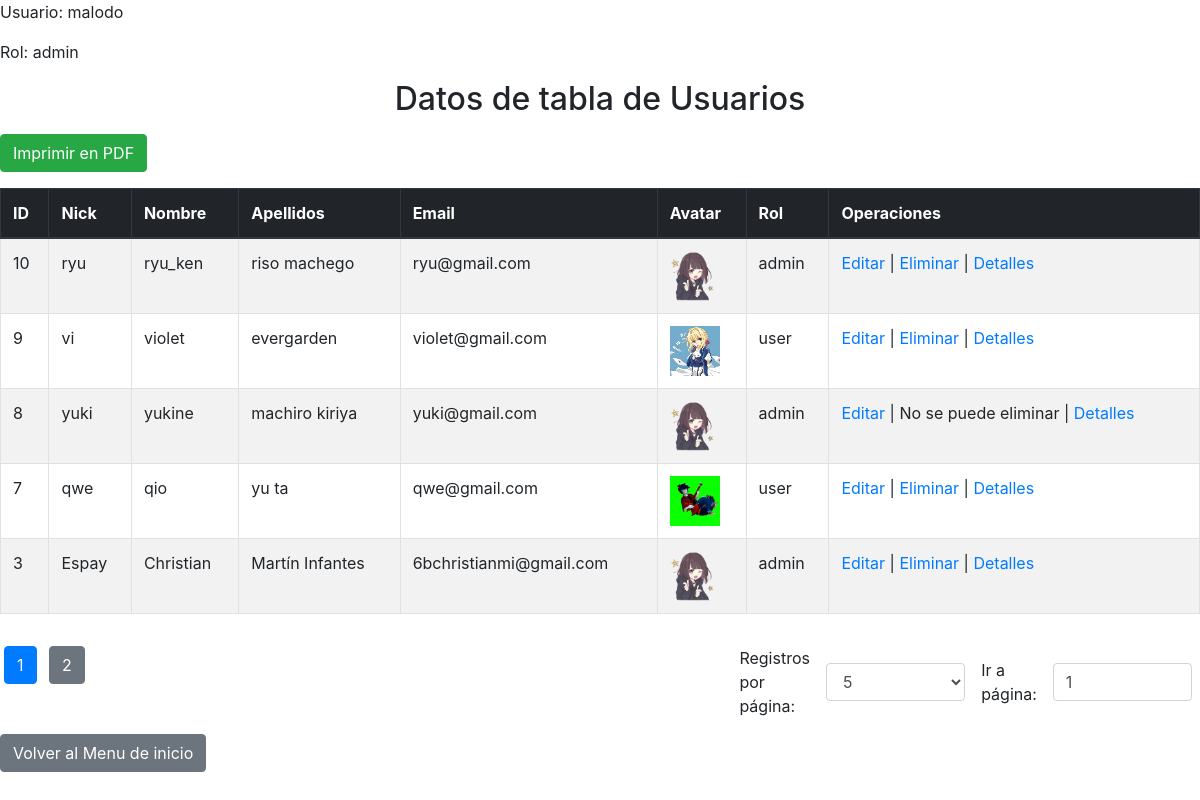
/ficherosDelproyecto/manejo_usuario/listar_usuarios.php (signed in), run on the app's committed database.
### tables this page shows
CREATE TABLE `usuarios` (
  `IDUSER` int(5) NOT NULL,
  `NICK` varchar(40) NOT NULL,
  `NOMBRE` varchar(40) NOT NULL,
  `APELLIDOS` varchar(40) NOT NULL,
  `EMAIL` varchar(40) NOT NULL,
  `CONTRASENIA` varchar(40) NOT NULL,
  `AVATAR` varchar(50) NOT NULL,
  `ROL` varchar(40) NOT NULL
);

### ficherosDelproyecto/manejo_usuario/listar_usuarios.php (the view, shortened to what this page needs)
<!DOCTYPE html>
<html lang="es">
<head>
    <link rel="stylesheet" href="https://maxcdn.bootstrapcdn.com/bootstrap/4.0.0-beta.2/css/bootstrap.min.css"
        integrity="sha384-
        PsH8R72JQ3SOdhVi3uxftmaW6Vc51MKb0q5P2rRUpPvrszuE4W1povHYgTpB
        fshb">
</head>
<body>
    <?php include '../conexion.php'; ?>
    <?php include '../login//datos_del_login.php'; ?>
    <h2 class="mt-3 mb-3 d-flex justify-content-center align-items-center flex-column"> Datos de tabla de Usuarios</h2>
    <button class="btn btn-success mb-3" onclick="generarPDF()">Imprimir en PDF</button>
    <?php
    $resultadosPorPagina = isset($_GET['registrosPorPagina']) ? (int)$_GET['registrosPorPagina'] : 5;
    $totalRegistros = $conexion->query("SELECT COUNT(*) FROM USUARIOS")->fetchColumn();
    $totalPaginas = ceil($totalRegistros / $resultadosPorPagina);
    $paginaActual = isset($_GET['pagina']) ? (int)$_GET['pagina'] : 1;
    $paginaActual = max(1, min($totalPaginas, $paginaActual));
    $inicio = ($paginaActual - 1) * $resultadosPorPagina;
    try {
        $query = $conexion->prepare("SELECT * FROM USUARIOS ORDER BY IDUSER DESC LIMIT :inicio, :resultadosPorPagina");
        $query->bindParam(':inicio', $inicio, PDO::PARAM_INT);
        $query->bindParam(':resultadosPorPagina', $resultadosPorPagina, PDO::PARAM_INT);
        $query->execute();
        if ($query->rowCount() > 0) :
    ?>
    <div id="tabla-usuarios" class="table-responsive">
        <table class="table table-bordered table-striped">
            <thead class="thead-dark">
                <tr>
                    <th>ID</th>
                    <th>Nick</th>
                    <th>Nombre</th>
                    <th>Apellidos</th>
                    <th>Email</th>
                    <th>Avatar</th>
                    <th>Rol</th>
                    <th>Operaciones</th>
                </tr>
            </thead>
            <tbody>
                <?php
                    while ($usuario = $query->fetch(PDO::FETCH_ASSOC)) :
                ?>
                <tr>
                    <td><?= $usuario['IDUSER'] ?></td>
                    <td><?= $usuario['NICK'] ?></td>
                    <td><?= $usuario['NOMBRE'] ?></td>
                    <td><?= $usuario['APELLIDOS'] ?></td>
                    <td><?= $usuario['EMAIL'] ?></td>
                    <td><img src="../imagenes/<?= $usuario['AVATAR'] ?>" alt="Avatar"
                            style="max-width: 50px; max-height: 50px;"></td>
                    <td><?= $usuario['ROL'] ?></td>
                    <td>
                        <a href="editar_usuario/editar_usuario.php?id=<?= $usuario['IDUSER'] ?>">Editar</a> |
                        <?php
                            $puedeEliminar = puedeEliminarUsuario($conexion, $usuario['IDUSER']);
                            if ($_SESSION['usuario_rol'] == 'admin' && $puedeEliminar) :
                        ?>
                        <a href="javascript:void(0);" onclick="confirmarEliminar(<?= $usuario['IDUSER'] ?>)">Eliminar</a> |
                        <?php else : ?>
                        No se puede eliminar |
                        <?php endif; ?>
                        <a href="detalle_usuario.php?id=<?= $usuario['IDUSER'] ?>">Detalles</a>
                    </td>
                </tr>
                <?php endwhile; ?>
            </tbody>
        </table>
    </div>
    <div class="d-flex justify-content-between my-3">
        <div>
            <?php for ($i = 1; $i <= $totalPaginas; $i++) :
                $claseActiva = ($i == $paginaActual) ? 'btn-primary' : 'btn-secondary';
            ?>
            <a class="btn <?= $claseActiva ?> mx-1"
                href="?pagina=<?= $i ?>&registrosPorPagina=<?= $resultadosPorPagina ?>"><?= $i ?></a>
            <?php endfor; ?>
        </div>
        <div class="d-flex align-items-center">
            <span class="mx-2">Registros por página:</span>
            <select class="form-control mx-2" onchange="cambiarRegistrosPorPagina(this.value)">
                <?php
                    $opciones = [5, 10, 20];
                    foreach ($opciones as $opcion) :
                        $seleccionada = ($opcion == $resultadosPorPagina) ? 'selected' : '';
                ?>
                <option value="<?= $opcion ?>" <?= $seleccionada ?>><?= $opcion ?></option>
                <?php endforeach; ?>
            </select>
            <span class="mx-2">Ir a página:</span>
            <input type="number" class="form-control mx-2" min="1" max="<?= $totalPaginas ?>"
                value="<?= $paginaActual ?>" onchange="irAPagina(this.value)">
        </div>
    </div>
    <?php
        else :
            echo '<p class="alert alert-info">No hay usuarios registrados.</p>';
        endif;
    } catch (PDOException $ex) {
        echo '<p class="alert alert-danger">Error al procesar la solicitud: ' . $ex->getMessage() . '</p>';
    }
    ?>
    <div class="mt-1">
        <a href="../../index.php" class="btn btn-secondary">Volver al Menu de inicio</a>
    </div>
    <?php
    function puedeEliminarUsuario($conexion, $idUsuario)
    {
        $queryEntradas = $conexion->prepare("SELECT COUNT(*) FROM ENTRADAS WHERE IDUSUARIO = :idUsuario");
        $queryEntradas->bindParam(':idUsuario', $idUsuario, PDO::PARAM_INT);
        $queryEntradas->execute();
        $entradasRelacionadas = $queryEntradas->fetchColumn();
        return $entradasRelacionadas == 0;
    }
    ?>
</body>
</html>

### ficherosDelproyecto/login/datos_del_login.php (shortened to what this page needs)
<?php
if (isset($_SESSION['usuario_id'])) {
    $usuario_nick = $_SESSION['usuario_nick'];
    $usuario_rol = $_SESSION['usuario_rol'];
    echo "<p>Usuario: " . $usuario_nick . "</p>";
    echo "<p>Rol: " . $usuario_rol . "</p>";
} else {
    header("Location: login/form_login.php");
    exit();
}
?>

### data on the page
usuarios: IDUSER "10", NICK "ryu", NOMBRE "ryu_ken", APELLIDOS "riso machego", EMAIL "ryu@gmail.com", AVATAR (picture), ROL "admin"
usuarios: IDUSER "9", NICK "vi", NOMBRE "violet", APELLIDOS "evergarden", EMAIL "violet@gmail.com", AVATAR (picture), ROL "user"
usuarios: IDUSER "8", NICK "yuki", NOMBRE "yukine", APELLIDOS "machiro kiriya", EMAIL "yuki@gmail.com", AVATAR (picture), ROL "admin", shows "No se puede eliminar |"
usuarios: IDUSER "7", NICK "qwe", NOMBRE "qio", APELLIDOS "yu ta", EMAIL "qwe@gmail.com", AVATAR (picture), ROL "user"
usuarios: IDUSER "3", NICK "Espay", NOMBRE "Christian", APELLIDOS "Martín Infantes", EMAIL "6bchristianmi@gmail.com", AVATAR (picture), ROL "admin"

### other printed values
$usuario_nick "malodo"
$usuario_rol "admin"
form field value "5"
